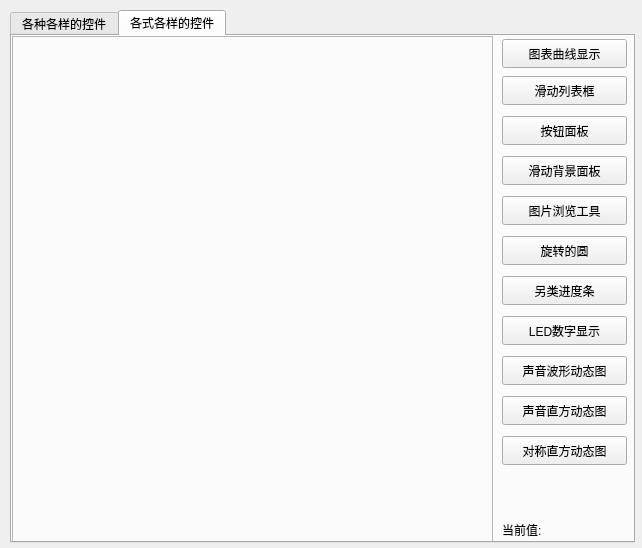
<?xml version="1.0" encoding="UTF-8"?>
<ui version="4.0">
 <class>frmMain</class>
 <widget class="QWidget" name="frmMain">
  <property name="geometry">
   <rect>
    <x>0</x>
    <y>0</y>
    <width>642</width>
    <height>548</height>
   </rect>
  </property>
  <property name="windowTitle">
   <string>控件演示</string>
  </property>
  <widget class="QTabWidget" name="tabWidget">
   <property name="geometry">
    <rect>
     <x>10</x>
     <y>10</y>
     <width>625</width>
     <height>533</height>
    </rect>
   </property>
   <property name="currentIndex">
    <number>1</number>
   </property>
   <property name="usesScrollButtons">
    <bool>true</bool>
   </property>
   <property name="tabsClosable">
    <bool>false</bool>
   </property>
   <widget class="QWidget" name="tab1">
    <attribute name="title">
     <string>各种各样的控件</string>
    </attribute>
    <widget class="QFrame" name="fm1">
     <property name="geometry">
      <rect>
       <x>0</x>
       <y>0</y>
       <width>481</width>
       <height>509</height>
      </rect>
     </property>
     <property name="frameShape">
      <enum>QFrame::StyledPanel</enum>
     </property>
     <property name="frameShadow">
      <enum>QFrame::Raised</enum>
     </property>
    </widget>
    <widget class="QLabel" name="labValue1">
     <property name="geometry">
      <rect>
       <x>490</x>
       <y>480</y>
       <width>131</width>
       <height>28</height>
      </rect>
     </property>
     <property name="styleSheet">
      <string notr="true"/>
     </property>
     <property name="text">
      <string>当前值:</string>
     </property>
    </widget>
    <widget class="QPushButton" name="btnGauge4">
     <property name="geometry">
      <rect>
       <x>490</x>
       <y>120</y>
       <width>125</width>
       <height>29</height>
      </rect>
     </property>
     <property name="cursor">
      <cursorShape>PointingHandCursor</cursorShape>
     </property>
     <property name="text">
      <string>线性刻度指示仪</string>
     </property>
    </widget>
    <widget class="QPushButton" name="btnGauge6">
     <property name="geometry">
      <rect>
       <x>490</x>
       <y>200</y>
       <width>125</width>
       <height>29</height>
      </rect>
     </property>
     <property name="cursor">
      <cursorShape>PointingHandCursor</cursorShape>
     </property>
     <property name="text">
      <string>垂直右刻度指示仪</string>
     </property>
    </widget>
    <widget class="QPushButton" name="btnProgressBar">
     <property name="geometry">
      <rect>
       <x>490</x>
       <y>280</y>
       <width>125</width>
       <height>29</height>
      </rect>
     </property>
     <property name="cursor">
      <cursorShape>PointingHandCursor</cursorShape>
     </property>
     <property name="text">
      <string>酷炫进度条</string>
     </property>
    </widget>
    <widget class="QPushButton" name="btnVolume">
     <property name="geometry">
      <rect>
       <x>490</x>
       <y>440</y>
       <width>125</width>
       <height>29</height>
      </rect>
     </property>
     <property name="cursor">
      <cursorShape>PointingHandCursor</cursorShape>
     </property>
     <property name="text">
      <string>频谱分析控件</string>
     </property>
    </widget>
    <widget class="QPushButton" name="btnGauge5">
     <property name="geometry">
      <rect>
       <x>490</x>
       <y>160</y>
       <width>125</width>
       <height>29</height>
      </rect>
     </property>
     <property name="cursor">
      <cursorShape>PointingHandCursor</cursorShape>
     </property>
     <property name="text">
      <string>圆形刻度指示仪</string>
     </property>
    </widget>
    <widget class="QPushButton" name="btnGauge2">
     <property name="geometry">
      <rect>
       <x>490</x>
       <y>40</y>
       <width>125</width>
       <height>29</height>
      </rect>
     </property>
     <property name="cursor">
      <cursorShape>PointingHandCursor</cursorShape>
     </property>
     <property name="text">
      <string>圆形指针指示仪</string>
     </property>
    </widget>
    <widget class="QPushButton" name="btnGauge3">
     <property name="geometry">
      <rect>
       <x>490</x>
       <y>80</y>
       <width>125</width>
       <height>29</height>
      </rect>
     </property>
     <property name="cursor">
      <cursorShape>PointingHandCursor</cursorShape>
     </property>
     <property name="text">
      <string>左右滑块指示仪</string>
     </property>
    </widget>
    <widget class="QPushButton" name="btnCoolBar">
     <property name="geometry">
      <rect>
       <x>490</x>
       <y>360</y>
       <width>125</width>
       <height>29</height>
      </rect>
     </property>
     <property name="cursor">
      <cursorShape>PointingHandCursor</cursorShape>
     </property>
     <property name="text">
      <string>椭圆滑块</string>
     </property>
    </widget>
    <widget class="QPushButton" name="btnGauge1">
     <property name="geometry">
      <rect>
       <x>490</x>
       <y>3</y>
       <width>125</width>
       <height>29</height>
      </rect>
     </property>
     <property name="cursor">
      <cursorShape>PointingHandCursor</cursorShape>
     </property>
     <property name="text">
      <string>圆形拱形指示仪</string>
     </property>
    </widget>
    <widget class="QPushButton" name="btnIndicator">
     <property name="geometry">
      <rect>
       <x>490</x>
       <y>400</y>
       <width>125</width>
       <height>29</height>
      </rect>
     </property>
     <property name="cursor">
      <cursorShape>PointingHandCursor</cursorShape>
     </property>
     <property name="text">
      <string>垂直方块进度条</string>
     </property>
    </widget>
    <widget class="QPushButton" name="btnGauge7">
     <property name="geometry">
      <rect>
       <x>490</x>
       <y>240</y>
       <width>125</width>
       <height>29</height>
      </rect>
     </property>
     <property name="cursor">
      <cursorShape>PointingHandCursor</cursorShape>
     </property>
     <property name="text">
      <string>垂直左刻度指示仪</string>
     </property>
    </widget>
    <widget class="QPushButton" name="btnBattery">
     <property name="geometry">
      <rect>
       <x>490</x>
       <y>320</y>
       <width>125</width>
       <height>29</height>
      </rect>
     </property>
     <property name="cursor">
      <cursorShape>PointingHandCursor</cursorShape>
     </property>
     <property name="text">
      <string>电源指示仪</string>
     </property>
    </widget>
   </widget>
   <widget class="QWidget" name="tab2">
    <attribute name="title">
     <string>各式各样的控件</string>
    </attribute>
    <widget class="QFrame" name="fm2">
     <property name="geometry">
      <rect>
       <x>0</x>
       <y>0</y>
       <width>481</width>
       <height>509</height>
      </rect>
     </property>
     <property name="frameShape">
      <enum>QFrame::StyledPanel</enum>
     </property>
     <property name="frameShadow">
      <enum>QFrame::Raised</enum>
     </property>
    </widget>
    <widget class="QPushButton" name="btnChart1">
     <property name="geometry">
      <rect>
       <x>490</x>
       <y>3</y>
       <width>125</width>
       <height>29</height>
      </rect>
     </property>
     <property name="cursor">
      <cursorShape>PointingHandCursor</cursorShape>
     </property>
     <property name="text">
      <string>图表曲线显示</string>
     </property>
    </widget>
    <widget class="QLabel" name="labValue2">
     <property name="geometry">
      <rect>
       <x>490</x>
       <y>480</y>
       <width>131</width>
       <height>28</height>
      </rect>
     </property>
     <property name="styleSheet">
      <string notr="true"/>
     </property>
     <property name="text">
      <string>当前值:</string>
     </property>
    </widget>
    <widget class="QPushButton" name="btnFlashList">
     <property name="geometry">
      <rect>
       <x>490</x>
       <y>40</y>
       <width>125</width>
       <height>29</height>
      </rect>
     </property>
     <property name="cursor">
      <cursorShape>PointingHandCursor</cursorShape>
     </property>
     <property name="text">
      <string>滑动列表框</string>
     </property>
    </widget>
    <widget class="QPushButton" name="btnButtonBoard">
     <property name="geometry">
      <rect>
       <x>490</x>
       <y>80</y>
       <width>125</width>
       <height>29</height>
      </rect>
     </property>
     <property name="cursor">
      <cursorShape>PointingHandCursor</cursorShape>
     </property>
     <property name="text">
      <string>按钮面板</string>
     </property>
    </widget>
    <widget class="QPushButton" name="btnSliderButton">
     <property name="geometry">
      <rect>
       <x>490</x>
       <y>120</y>
       <width>125</width>
       <height>29</height>
      </rect>
     </property>
     <property name="cursor">
      <cursorShape>PointingHandCursor</cursorShape>
     </property>
     <property name="text">
      <string>滑动背景面板</string>
     </property>
    </widget>
    <widget class="QPushButton" name="btnPhotoView">
     <property name="geometry">
      <rect>
       <x>490</x>
       <y>160</y>
       <width>125</width>
       <height>29</height>
      </rect>
     </property>
     <property name="cursor">
      <cursorShape>PointingHandCursor</cursorShape>
     </property>
     <property name="text">
      <string>图片浏览工具</string>
     </property>
    </widget>
    <widget class="QPushButton" name="btnAroundCircle">
     <property name="geometry">
      <rect>
       <x>490</x>
       <y>200</y>
       <width>125</width>
       <height>29</height>
      </rect>
     </property>
     <property name="cursor">
      <cursorShape>PointingHandCursor</cursorShape>
     </property>
     <property name="text">
      <string>旋转的圆</string>
     </property>
    </widget>
    <widget class="QPushButton" name="btnProgressBar1">
     <property name="geometry">
      <rect>
       <x>490</x>
       <y>240</y>
       <width>125</width>
       <height>29</height>
      </rect>
     </property>
     <property name="cursor">
      <cursorShape>PointingHandCursor</cursorShape>
     </property>
     <property name="text">
      <string>另类进度条</string>
     </property>
    </widget>
    <widget class="QPushButton" name="btnNewLed">
     <property name="geometry">
      <rect>
       <x>490</x>
       <y>280</y>
       <width>125</width>
       <height>29</height>
      </rect>
     </property>
     <property name="cursor">
      <cursorShape>PointingHandCursor</cursorShape>
     </property>
     <property name="text">
      <string>LED数字显示</string>
     </property>
    </widget>
    <widget class="QPushButton" name="btnWave">
     <property name="geometry">
      <rect>
       <x>490</x>
       <y>320</y>
       <width>125</width>
       <height>29</height>
      </rect>
     </property>
     <property name="cursor">
      <cursorShape>PointingHandCursor</cursorShape>
     </property>
     <property name="text">
      <string>声音波形动态图</string>
     </property>
    </widget>
    <widget class="QPushButton" name="btnWave1">
     <property name="geometry">
      <rect>
       <x>490</x>
       <y>360</y>
       <width>125</width>
       <height>29</height>
      </rect>
     </property>
     <property name="cursor">
      <cursorShape>PointingHandCursor</cursorShape>
     </property>
     <property name="text">
      <string>声音直方动态图</string>
     </property>
    </widget>
    <widget class="QPushButton" name="btnWave2">
     <property name="geometry">
      <rect>
       <x>490</x>
       <y>400</y>
       <width>125</width>
       <height>29</height>
      </rect>
     </property>
     <property name="cursor">
      <cursorShape>PointingHandCursor</cursorShape>
     </property>
     <property name="text">
      <string>对称直方动态图</string>
     </property>
    </widget>
   </widget>
  </widget>
 </widget>
 <layoutdefault spacing="6" margin="11"/>
 <resources/>
 <connections/>
</ui>
